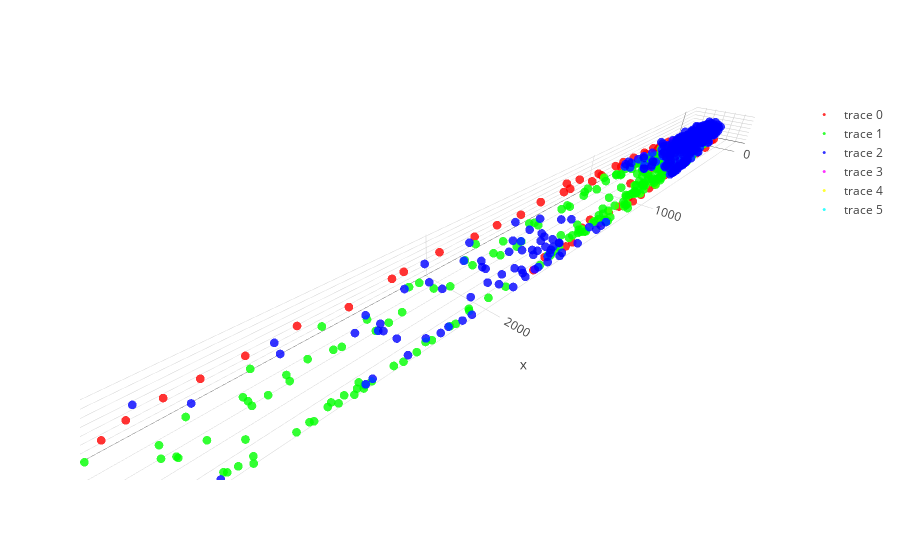

The notebook cell this image was saved under:
### Code cell
configure_plotly_browser_state()
import plotly
import plotly.graph_objs as go

# Configure Plotly to be rendered inline in the notebook.
#plotly.offline.init_notebook_mode()

trace1 = go.Scatter3d(
    x=redwormneurons.X,  # <-- Put your data instead
    y=redwormneurons.Y,  # <-- Put your data instead
    z=redwormneurons.NewSlice,  # <-- Put your data instead
    mode='markers',
    marker={
        'size': 3,
        'opacity': 1,
         "color":'rgba(255, 0, 0, .8)'
    }
)

trace2 = go.Scatter3d(
    x=worm105082019.X,  # <-- Put your data instead
    y=worm105082019.Y,  # <-- Put your data instead
    z=worm105082019.NewSlice,  # <-- Put your data instead
    mode='markers',
    marker={
        'size': 3,
        'opacity': 1,
         "color":'rgba(0, 255, 0, .8)'
    }
)

trace3 = go.Scatter3d(
    x=worm305082019.X,  # <-- Put your data instead
    y=worm305082019.Y,  # <-- Put your data instead
    z=worm305082019.NewSlice,  # <-- Put your data instead
    mode='markers',
    marker={
        'size': 3,
        'opacity': 1,
         "color":'rgba(0, 0, 255, .8)'
    }
)

trace4 = go.Scatter3d(
    x=worm405082019.X,  # <-- Put your data instead
    y=worm405082019.Y,  # <-- Put your data instead
    z=worm405082019.NewSlice,  # <-- Put your data instead
    mode='markers',
    marker={
        'size': 3,
        'opacity': 1,
         "color":'rgba(255, 0, 255, .8)'
    }
)

trace5 = go.Scatter3d(
    x=worm505082019.X,  # <-- Put your data instead
    y=worm505082019.Y,  # <-- Put your data instead
    z=worm505082019.NewSlice,  # <-- Put your data instead
    mode='markers',
    marker={
        'size': 3,
        'opacity': 1,
         "color":'rgba(255, 255, 0, .8)'
    }
)

trace6 = go.Scatter3d(
    x=worm605082019.X,  # <-- Put your data instead
    y=worm605082019.Y,  # <-- Put your data instead
    z=worm605082019.NewSlice,  # <-- Put your data instead
    mode='markers',
    marker={
        'size': 3,
        'opacity': 1,
         "color":'rgba(0, 255, 255, .8)'
    }
)





# Configure the layout.
layout = go.Layout(
    margin={'l': 0, 'r': 0, 'b': 0, 't': 0}
)

data = [trace1, trace2, trace3, trace4, trace5, trace6]

layout = go.Layout(
             scene=dict(
                 aspectmode='data'
         ))

plot_figure = go.Figure(data=data, layout=layout)

# Render the plot.
plotly.offline.iplot(plot_figure)
